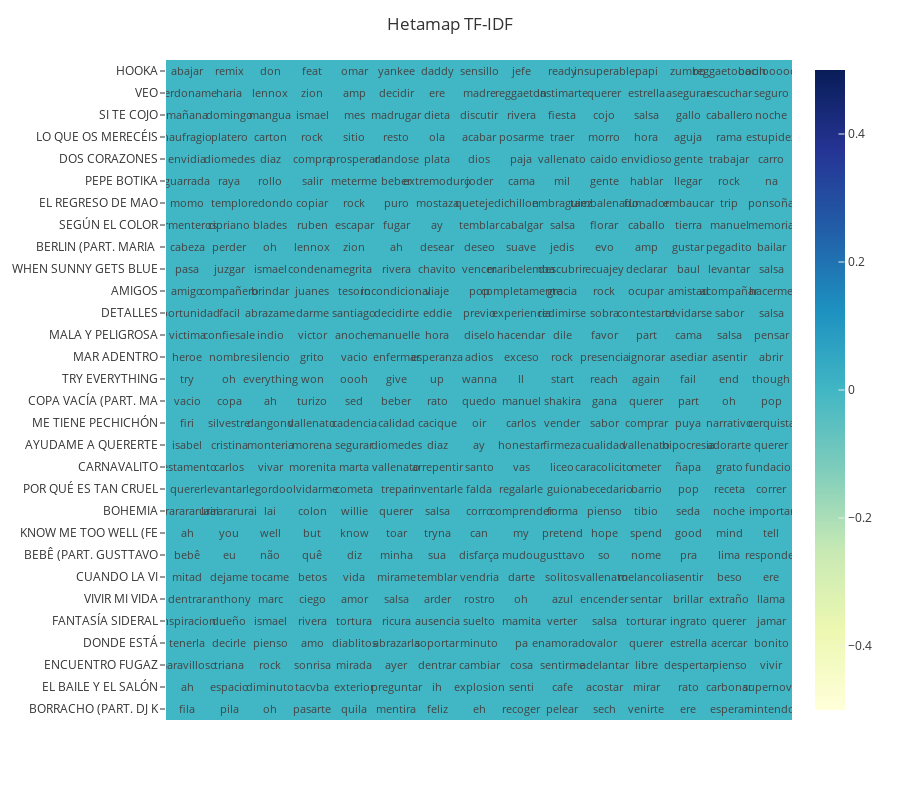

The notebook cell saved with this chart:
### Code cell
df_aux = df_tf_idf.iloc[rows, :N_COLS].apply(lambda row: sorted(row, reverse=True), axis=1, result_type="broadcast")

fig = px.imshow(
    df_aux.iloc[:N_ROWS, :N_COLS],
    x=list(map(lambda x: f" palabra {x} ", dfx.iloc[:N_ROWS, :N_COLS].columns)),
    y=list(map(lambda x: x.upper()[:20], df.loc[rows, "Titulo"].to_list())),
    aspect="auto",
    color_continuous_scale="ylgnbu",
)
fig.update_traces(text=dfx.iloc[rows, :N_COLS], texttemplate="%{text}", textfont_size=11)
fig.update_xaxes(visible=False)
fig.update_layout(title="Hetamap TF-IDF", template="ggplot2", height=800)
fig.show()

### Figure 1 — Plotly figure (JSON) as saved in the notebook; plotly's stock layout.template omitted (floating-point values rounded to 4 significant figures; data arrays with more than 128 entries replaced by an {"elided": "..."} marker saying what was removed)
{"data": [{"coloraxis": "coloraxis", "hovertemplate": "x: %{x}<br>y: %{y}<br>color: %{z}<extra></extra>", "name": "0", "text": {"elided": "30x15 str values"}, "textfont": {"size": 11}, "texttemplate": "%{text}", "type": "heatmap", "x": [" palabra 0 ", " palabra 1 ", " palabra 2 ", " palabra 3 ", " palabra 4 ", " palabra 5 ", " palabra 6 ", " palabra 7 ", " palabra 8 ", " palabra 9 ", " palabra 10 ", " palabra 11 ", " palabra 12 ", " palabra 13 ", " palabra 14 "], "xaxis": "x", "y": ["HOOKA", "VEO", "SI TE COJO", "LO QUE OS MERECÉIS", "DOS CORAZONES", "PEPE BOTIKA", "EL REGRESO DE MAO", "SEGÚN EL COLOR", "BERLIN (PART. MARIA ", "WHEN SUNNY GETS BLUE", "AMIGOS", "DETALLES", "MALA Y PELIGROSA", "MAR ADENTRO", "TRY EVERYTHING", "COPA VACÍA (PART. MA", "ME TIENE PECHICHÓN", "AYUDAME A QUERERTE", "CARNAVALITO", "POR QUÉ ES TAN CRUEL", "BOHEMIA", "KNOW ME TOO WELL (FE", "BEBÊ (PART. GUSTTAVO", "CUANDO LA VI", "VIVIR MI VIDA", "FANTASÍA SIDERAL", "DONDE ESTÁ", "ENCUENTRO FUGAZ", "EL BAILE Y EL SALÓN", "BORRACHO (PART. DJ K"], "yaxis": "y", "z": {"elided": "30x15 int values"}}], "layout": {"coloraxis": {"colorscale": [[0, "rgb(255,255,217)"], [0.125, "rgb(237,248,177)"], [0.25, "rgb(199,233,180)"], [0.375, "rgb(127,205,187)"], [0.5, "rgb(65,182,196)"], [0.625, "rgb(29,145,192)"], [0.75, "rgb(34,94,168)"], [0.875, "rgb(37,52,148)"], [1, "rgb(8,29,88)"]]}, "height": 800, "margin": {"t": 60}, "title": {"text": "Hetamap TF-IDF"}, "xaxis": {"anchor": "y", "domain": [0, 1], "visible": false}, "yaxis": {"anchor": "x", "autorange": "reversed", "domain": [0, 1]}}}
